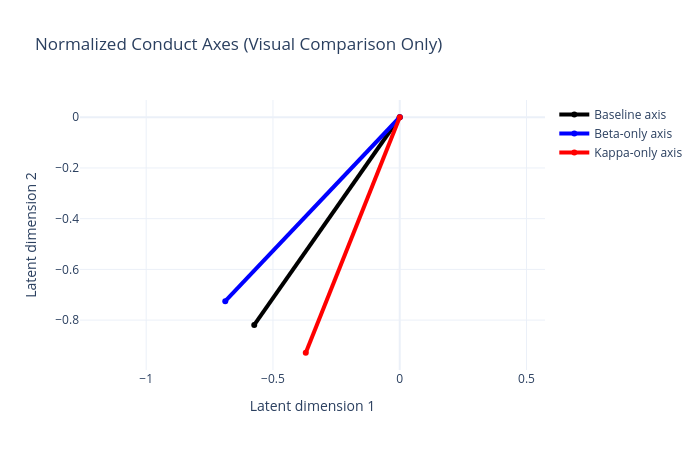

The code cell stored with this chart in its notebook:
### Code cell
fig = go.Figure()

# baseline
fig.add_trace(go.Scatter(
    x=[0, v_base[0]],
    y=[0, v_base[1]],
    mode="lines+markers",
    name="Baseline axis",
    line=dict(width=4, color="black")
))

# beta only
fig.add_trace(go.Scatter(
    x=[0, v_beta[0]],
    y=[0, v_beta[1]],
    mode="lines+markers",
    name="Beta-only axis",
    line=dict(width=4, color="blue")
))

# kappa only
fig.add_trace(go.Scatter(
    x=[0, v_kappa[0]],
    y=[0, v_kappa[1]],
    mode="lines+markers",
    name="Kappa-only axis",
    line=dict(width=4, color="red")
))

fig.update_layout(
    title="Normalized Conduct Axes (Visual Comparison Only)",
    xaxis_title="Latent dimension 1",
    yaxis_title="Latent dimension 2",
    template="plotly_white",
    width=700,
    height=450
)

# keep aspect ratio equal
fig.update_yaxes(scaleanchor="x", scaleratio=1)

fig.show()

### Figure 1 — Plotly figure (JSON) as saved in the notebook; plotly's stock layout.template omitted (floating-point values rounded to 4 significant figures)
{"data": [{"line": {"color": "black", "width": 4}, "mode": "lines+markers", "name": "Baseline axis", "type": "scatter", "x": [0, -0.5738], "y": [0, -0.819]}, {"line": {"color": "blue", "width": 4}, "mode": "lines+markers", "name": "Beta-only axis", "type": "scatter", "x": [0, -0.6881], "y": [0, -0.7256]}, {"line": {"color": "red", "width": 4}, "mode": "lines+markers", "name": "Kappa-only axis", "type": "scatter", "x": [0, -0.3706], "y": [0, -0.9288]}], "layout": {"height": 450, "title": {"text": "Normalized Conduct Axes (Visual Comparison Only)"}, "width": 700, "xaxis": {"title": {"text": "Latent dimension 1"}}, "yaxis": {"scaleanchor": "x", "scaleratio": 1, "title": {"text": "Latent dimension 2"}}}}
